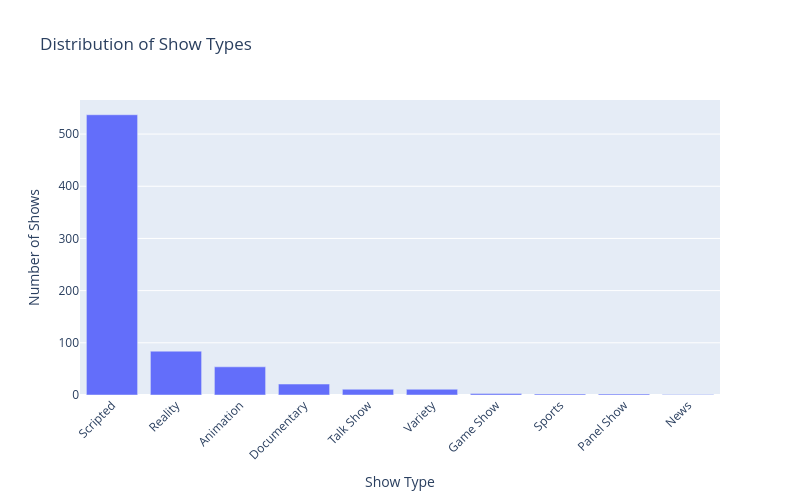

Write notebook code for a chart like this one.
### Markdown cell above
### 9.1 Distribution of Show Types

This analysis shows the distribution of show types in the dataset. It helps identify which content formats are most available in the TV show catalog.

### Code cell
# Count show types
show_type_counts = df_cleaned["type"].value_counts().reset_index()
show_type_counts.columns = ["type", "count"]

# Plot distribution of show types using Plotly
fig = px.bar(
    show_type_counts,
    x="type",
    y="count",
    title="Distribution of Show Types",
    labels={
        "type": "Show Type",
        "count": "Number of Shows"
    }
)

fig.update_layout(
    xaxis_tickangle=-45,
    width=800,
    height=500
)

fig.show()

### Figure 1 — Plotly figure (JSON) as saved in the notebook; plotly's stock layout.template omitted (floating-point values rounded to 4 significant figures)
{"data": [{"hovertemplate": "Show Type=%{x}<br>Number of Shows=%{y}<extra></extra>", "legendgroup": "", "marker": {"color": "#636efa", "pattern": {"shape": ""}}, "name": "", "orientation": "v", "showlegend": false, "textposition": "auto", "type": "bar", "x": ["Scripted", "Reality", "Animation", "Documentary", "Talk Show", "Variety", "Game Show", "Sports", "Panel Show", "News"], "xaxis": "x", "y": [537, 84, 54, 21, 11, 11, 3, 2, 2, 1], "yaxis": "y"}], "layout": {"barmode": "relative", "height": 500, "legend": {"tracegroupgap": 0}, "title": {"text": "Distribution of Show Types"}, "width": 800, "xaxis": {"anchor": "y", "domain": [0, 1], "tickangle": -45, "title": {"text": "Show Type"}}, "yaxis": {"anchor": "x", "domain": [0, 1], "title": {"text": "Number of Shows"}}}}
